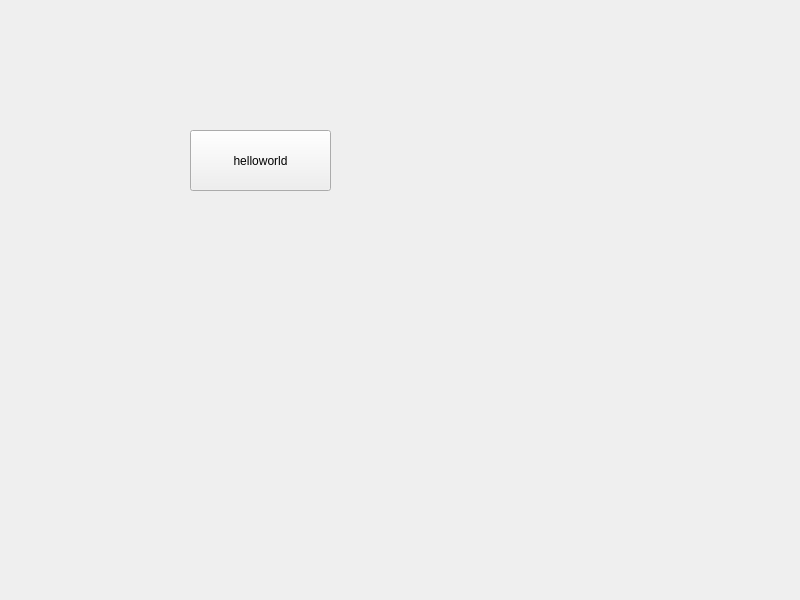
<?xml version="1.0" encoding="UTF-8"?>
<ui version="4.0">
 <class>Widget</class>
 <widget class="QWidget" name="Widget">
  <property name="geometry">
   <rect>
    <x>0</x>
    <y>0</y>
    <width>800</width>
    <height>600</height>
   </rect>
  </property>
  <property name="windowTitle">
   <string>Widget</string>
  </property>
  <widget class="QPushButton" name="pushButton">
   <property name="geometry">
    <rect>
     <x>190</x>
     <y>130</y>
     <width>141</width>
     <height>61</height>
    </rect>
   </property>
   <property name="text">
    <string>helloworld</string>
   </property>
  </widget>
 </widget>
 <resources/>
 <connections/>
</ui>
